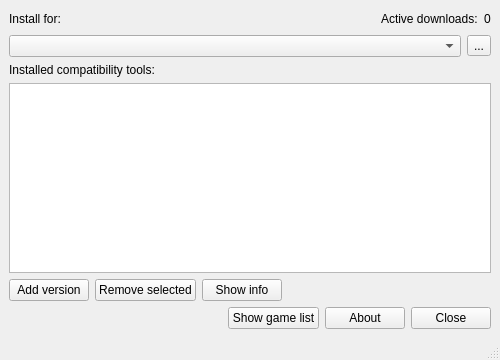
<?xml version="1.0" encoding="UTF-8"?>
<ui version="4.0">
 <class>MainWindow</class>
 <widget class="QMainWindow" name="MainWindow">
  <property name="geometry">
   <rect>
    <x>0</x>
    <y>0</y>
    <width>500</width>
    <height>360</height>
   </rect>
  </property>
  <property name="minimumSize">
   <size>
    <width>500</width>
    <height>360</height>
   </size>
  </property>
  <property name="windowTitle">
   <string>ProtonUp-Qt - Wine/Proton Installer</string>
  </property>
  <property name="windowIcon">
   <iconset theme="pupgui2">
    <normaloff>.</normaloff>.</iconset>
  </property>
  <widget class="QWidget" name="centralwidget">
   <layout class="QVBoxLayout" name="verticalLayout">
    <property name="spacing">
     <number>6</number>
    </property>
    <property name="leftMargin">
     <number>9</number>
    </property>
    <property name="topMargin">
     <number>9</number>
    </property>
    <property name="rightMargin">
     <number>9</number>
    </property>
    <property name="bottomMargin">
     <number>9</number>
    </property>
    <item>
     <layout class="QHBoxLayout" name="horizontalLayout_2">
      <item>
       <widget class="QLabel" name="lblInstallDirectory">
        <property name="text">
         <string>Install for:</string>
        </property>
       </widget>
      </item>
      <item>
       <spacer name="horizontalSpacer_2">
        <property name="orientation">
         <enum>Qt::Horizontal</enum>
        </property>
        <property name="sizeHint" stdset="0">
         <size>
          <width>40</width>
          <height>20</height>
         </size>
        </property>
       </spacer>
      </item>
      <item>
       <widget class="QLabel" name="lblActiveDownloads">
        <property name="text">
         <string>Active downloads:</string>
        </property>
       </widget>
      </item>
      <item>
       <widget class="QLabel" name="txtActiveDownloads">
        <property name="text">
         <string>0</string>
        </property>
       </widget>
      </item>
     </layout>
    </item>
    <item>
     <layout class="QHBoxLayout" name="horizontalLayout_5">
      <item>
       <widget class="QComboBox" name="comboInstallLocation"/>
      </item>
      <item>
       <widget class="QToolButton" name="btnManageInstallLocations">
        <property name="text">
         <string>...</string>
        </property>
       </widget>
      </item>
     </layout>
    </item>
    <item>
     <widget class="QLabel" name="lblInstalledVersions">
      <property name="text">
       <string>Installed compatibility tools:</string>
      </property>
     </widget>
    </item>
    <item>
     <widget class="QListWidget" name="listInstalledVersions">
      <property name="selectionMode">
       <enum>QAbstractItemView::ExtendedSelection</enum>
      </property>
     </widget>
    </item>
    <item>
     <layout class="QHBoxLayout" name="horizontalLayout">
      <item>
       <widget class="QPushButton" name="btnAddVersion">
        <property name="text">
         <string>Add version</string>
        </property>
       </widget>
      </item>
      <item>
       <widget class="QPushButton" name="btnRemoveSelected">
        <property name="text">
         <string>Remove selected</string>
        </property>
       </widget>
      </item>
      <item>
       <widget class="QPushButton" name="btnShowCtInfo">
        <property name="text">
         <string>Show info</string>
        </property>
       </widget>
      </item>
      <item>
       <spacer name="horizontalSpacer">
        <property name="orientation">
         <enum>Qt::Horizontal</enum>
        </property>
        <property name="sizeHint" stdset="0">
         <size>
          <width>40</width>
          <height>20</height>
         </size>
        </property>
       </spacer>
      </item>
     </layout>
    </item>
    <item>
     <layout class="QHBoxLayout" name="horizontalLayout_3">
      <item>
       <spacer name="horizontalSpacer_3">
        <property name="orientation">
         <enum>Qt::Horizontal</enum>
        </property>
        <property name="sizeHint" stdset="0">
         <size>
          <width>40</width>
          <height>20</height>
         </size>
        </property>
       </spacer>
      </item>
      <item>
       <widget class="QPushButton" name="btnShowGameList">
        <property name="text">
         <string>Show game list</string>
        </property>
       </widget>
      </item>
      <item>
       <widget class="QPushButton" name="btnAbout">
        <property name="text">
         <string>About</string>
        </property>
       </widget>
      </item>
      <item>
       <widget class="QPushButton" name="btnClose">
        <property name="text">
         <string>Close</string>
        </property>
       </widget>
      </item>
     </layout>
    </item>
   </layout>
  </widget>
  <widget class="QStatusBar" name="statusBar"/>
 </widget>
 <resources/>
 <connections/>
</ui>
